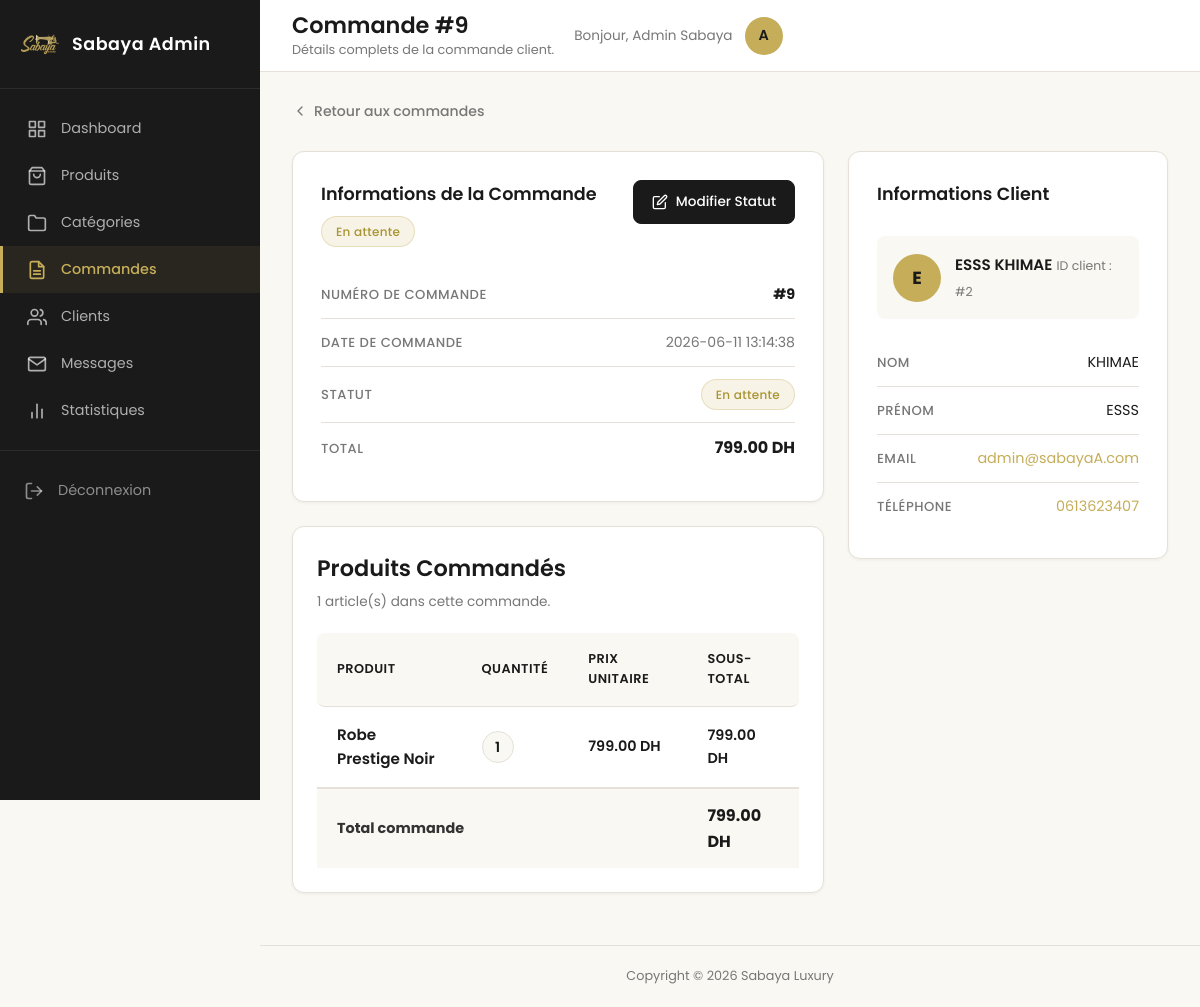
/sabaya/admin/orders/details.php?id=9 (signed in), run on the app's committed database.
### tables this page shows
CREATE TABLE `commande` (
  `id_commande` int(11) NOT NULL,
  `datecmd` datetime DEFAULT current_timestamp(),
  `statuscmd` varchar(50) DEFAULT 'En attente',
  `id_client` int(11) NOT NULL,
  `total` decimal(10,2) NOT NULL
);

CREATE TABLE `ligne_commande` (
  `id_ligne` int(11) NOT NULL,
  `qte` int(11) NOT NULL,
  `prix` decimal(10,2) NOT NULL,
  `id_commande` int(11) NOT NULL,
  `id_produit` int(11) NOT NULL
);

CREATE TABLE `produits` (
  `id_produit` int(11) NOT NULL,
  `nom` varchar(150) NOT NULL,
  `description` text NOT NULL,
  `prix` decimal(10,2) NOT NULL,
  `stock` int(11) NOT NULL,
  `image` varchar(255) DEFAULT NULL,
  `taille` varchar(50) DEFAULT NULL,
  `couleur` varchar(50) DEFAULT NULL,
  `id_categorie` int(11) NOT NULL
);

CREATE TABLE `client` (
  `id_client` int(11) NOT NULL,
  `nom` varchar(100) NOT NULL,
  `prenom` varchar(100) NOT NULL,
  `email` varchar(150) NOT NULL,
  `telephone` varchar(20) NOT NULL,
  `password` varchar(255) NOT NULL,
  `role` enum('admin','client') DEFAULT 'client'
);

### sabaya/models/Order.php (called while the page is built, shortened)
<?php
class Order
{
    private $pdo;
    public function __construct($pdo)
    {
        $this->pdo = $pdo;
    }
public function getOrderById($id_commande)
{
    $sql = "SELECT commande.*, client.nom, client.prenom, client.email, client.telephone
            FROM commande
            INNER JOIN client
            ON commande.id_client = client.id_client
            WHERE commande.id_commande = :id_commande";
    $stmt = $this->pdo->prepare($sql);
    $stmt->execute([
        ':id_commande' => $id_commande
    ]);
    return $stmt->fetch();
}
public function getOrderItems($id_commande)
{
    $sql = "SELECT ligne_commande.*, produits.nom AS produit_nom, produits.image
            FROM ligne_commande
            INNER JOIN produits
            ON ligne_commande.id_produit = produits.id_produit
            WHERE ligne_commande.id_commande = :id_commande";
    $stmt = $this->pdo->prepare($sql);
    $stmt->execute([
        ':id_commande' => $id_commande
    ]);
    return $stmt->fetchAll();
}
}

### sabaya/admin/orders/details.php (the view, shortened to what this page needs)
<?php
require_once '../../models/Order.php';
$db = new Database();
$pdo = $db->getConnection();
$orderModel = new Order($pdo);
$id_commande = (int) $_GET['id'];
$order = $orderModel->getOrderById($id_commande);
$items = $orderModel->getOrderItems($id_commande);
$statusClass = match($order['statuscmd']) {
    'En attente' => 'order-badge--pending',
    'Confirmée'  => 'order-badge--confirmed',
    'Expédiée'   => 'order-badge--shipped',
    'Livrée'     => 'order-badge--delivered',
    'Annulée'    => 'order-badge--cancelled',
    default      => 'order-badge--pending',
};
?>
<!DOCTYPE html>
<html lang="fr">
<head>
    <link rel="stylesheet" href="../../assets/css/admin.css">
</head>
<body class="admin-dashboard">
    <aside class="sidebar" id="sidebar" aria-label="Menu administration">
        <div class="sidebar-brand">
            <img src="../../assets/images/logo/logo.png" alt="Sabaya Luxury" class="sidebar-logo">
            <span class="sidebar-title">Sabaya Admin</span>
        </div>
        <nav aria-label="Navigation principale admin">
            <ul class="sidebar-nav">
                <li class="nav-item">
                    <a href="../dashboard.php">
                        <span>Dashboard</span>
                    </a>
                </li>
                <li class="nav-item">
                    <a href="../products/list.php">
                        <svg width="20" height="20" viewBox="0 0 24 24" fill="none" stroke="currentColor" stroke-width="2" stroke-linecap="round" stroke-linejoin="round" aria-hidden="true"><path d="M6 2L3 6v14a2 2 0 002 2h14a2 2 0 002-2V6l-3-4z"/><line x1="3" y1="6" x2="21" y2="6"/><path d="M16 10a4 4 0 01-8 0"/></svg>
                        <span>Produits</span>
                    </a>
                </li>
                <li class="nav-item">
                    <a href="../categories/list.php">
                        <svg width="20" height="20" viewBox="0 0 24 24" fill="none" stroke="currentColor" stroke-width="2" stroke-linecap="round" stroke-linejoin="round" aria-hidden="true"><path d="M22 19a2 2 0 01-2 2H4a2 2 0 01-2-2V5a2 2 0 012-2h5l2 3h9a2 2 0 012 2z"/></svg>
                        <span>Catégories</span>
                    </a>
                </li>
                <li class="nav-item active">
                    <a href="list.php" aria-current="page">
                        <span>Commandes</span>
                    </a>
                </li>
                <li class="nav-item">
                    <a href="../users/list.php">
                        <span>Clients</span>
                    </a>
                </li>
                <li class="nav-item">
                    <a href="../contact/list.php">
                        <svg width="20" height="20" viewBox="0 0 24 24" fill="none" stroke="currentColor" stroke-width="2" stroke-linecap="round" stroke-linejoin="round" aria-hidden="true"><path d="M4 4h16c1.1 0 2 .9 2 2v12c0 1.1-.9 2-2 2H4c-1.1 0-2-.9-2-2V6c0-1.1.9-2 2-2z"/><polyline points="22,6 12,13 2,6"/></svg>
                        <span>Messages</span>
                    </a>
                </li>
                <li class="nav-item">
                    <a href="../statistics/index.php">
                        <svg width="20" height="20" viewBox="0 0 24 24" fill="none" stroke="currentColor" stroke-width="2" stroke-linecap="round" stroke-linejoin="round" aria-hidden="true"><line x1="18" y1="20" x2="18" y2="10"/><line x1="12" y1="20" x2="12" y2="4"/><line x1="6" y1="20" x2="6" y2="14"/></svg>
                        <span>Statistiques</span>
                    </a>
                </li>
            </ul>
        </nav>
        <div class="sidebar-footer">
            <a href="../../auth/logout.php" class="logout-btn">
                <svg width="20" height="20" viewBox="0 0 24 24" fill="none" stroke="currentColor" stroke-width="2" stroke-linecap="round" stroke-linejoin="round" aria-hidden="true"><path d="M9 21H5a2 2 0 01-2-2V5a2 2 0 012-2h4"/><polyline points="16 17 21 12 16 7"/><line x1="21" y1="12" x2="9" y2="12"/></svg>
                <span>Déconnexion</span>
            </a>
        </div>
    </aside>
    <div class="admin-main-wrapper">
        <header class="admin-top-header">
            <div class="header-title-block">
                <h1>Commande #<?= htmlspecialchars($order['id_commande']) ?></h1>
                <p class="header-subtitle">Détails complets de la commande client.</p>
            </div>
            <div class="header-user">
                <span class="user-greeting">Bonjour, <?= htmlspecialchars(isset($_SESSION['user_name']) ? $_SESSION['user_name'] : 'Admin') ?></span>
                <a href="../../auth/profile.php" class="user-avatar" aria-label="Mon profil">
                    <?= strtoupper(substr(isset($_SESSION['user_name']) ? $_SESSION['user_name'] : 'A', 0, 1)) ?>
                </a>
            </div>
        </header>
        <main class="admin-content">
            <nav class="order-breadcrumb" aria-label="Fil d'Ariane">
                <a href="list.php" class="breadcrumb-back">
                    <svg width="16" height="16" viewBox="0 0 24 24" fill="none" stroke="currentColor" stroke-width="2" stroke-linecap="round" stroke-linejoin="round" aria-hidden="true"><polyline points="15 18 9 12 15 6"/></svg>
                    Retour aux commandes
                </a>
            </nav>
            <div class="order-details-grid">
                <div class="order-details-left">
                    <section class="order-info-card" aria-label="Informations de la commande">
                        <div class="order-info-card-header">
                            <div>
                                <h2>Informations de la Commande</h2>
                                <span class="order-badge <?= $statusClass ?>"><?= htmlspecialchars($order['statuscmd']) ?></span>
                            </div>
                            <a href="update-status.php?id=<?= htmlspecialchars($order['id_commande']) ?>" class="btn-add-product" style="font-size:0.85rem;padding:10px 18px;">
                                <svg width="16" height="16" viewBox="0 0 24 24" fill="none" stroke="currentColor" stroke-width="2" stroke-linecap="round" stroke-linejoin="round" aria-hidden="true"><path d="M11 4H4a2 2 0 0 0-2 2v14a2 2 0 0 0 2 2h14a2 2 0 0 0 2-2v-7"/><path d="M18.5 2.5a2.121 2.121 0 1 1 3 3L12 15l-4 1 1-4 9.5-9.5z"/></svg>
                                Modifier Statut
                            </a>
                        </div>
                        <dl class="order-info-dl">
                            <div class="order-info-row">
                                <dt>Numéro de commande</dt>
                                <dd><span class="order-id-cell">#<?= htmlspecialchars($order['id_commande']) ?></span></dd>
                            </div>
                            <div class="order-info-row">
                                <dt>Date de commande</dt>
                                <dd><span class="order-date-cell"><?= htmlspecialchars($order['datecmd']) ?></span></dd>
                            </div>
                            <div class="order-info-row">
                                <dt>Statut</dt>
                                <dd><span class="order-badge <?= $statusClass ?>"><?= htmlspecialchars($order['statuscmd']) ?></span></dd>
                            </div>
                            <div class="order-info-row">
                                <dt>Total</dt>
                                <dd><strong class="order-total-value"><?= number_format((float)$order['total'], 2, '.', ' ') ?> DH</strong></dd>
                            </div>
                        </dl>
                    </section>
                    <section class="products-table-wrapper" aria-label="Produits commandés">
                        <div class="content-header-bar" style="margin-bottom:20px;">
                            <div>
                                <h2>Produits Commandés</h2>
                                <p class="section-subtitle"><?= count($items) ?> article(s) dans cette commande.</p>
                            </div>
                        </div>
                        <?php if (!empty($items)): ?>
                            <div class="table-responsive">
                                <table class="products-table" id="orderItemsTable">
                                    <thead>
                                        <tr>
                                            <th scope="col">Produit</th>
                                            <th scope="col">Quantité</th>
                                            <th scope="col">Prix unitaire</th>
                                            <th scope="col">Sous-total</th>
                                        </tr>
                                    </thead>
                                    <tbody>
                                        <?php foreach ($items as $item): ?>
                                            <tr>
                                                <td data-label="Produit">
                                                    <div class="product-info-cell">
                                                        <span class="product-name-text"><?= htmlspecialchars($item['produit_nom']) ?></span>
                                                    </div>
                                                </td>
                                                <td data-label="Quantité">
                                                    <span class="order-qty-badge"><?= htmlspecialchars($item['qte']) ?></span>
                                                </td>
                                                <td data-label="Prix unitaire">
                                                    <span class="product-price-cell"><?= number_format((float)$item['prix'], 2, '.', ' ') ?> DH</span>
                                                </td>
                                                <td data-label="Sous-total">
                                                    <span class="product-price-cell"><?= number_format((float)($item['qte'] * $item['prix']), 2, '.', ' ') ?> DH</span>
                                                </td>
                                            </tr>
                                        <?php endforeach; ?>
                                    </tbody>
                                    <tfoot>
                                        <tr class="order-total-row">
                                            <td colspan="3" data-label=""><strong>Total commande</strong></td>
                                            <td data-label="Total"><strong class="order-total-value"><?= number_format((float)$order['total'], 2, '.', ' ') ?> DH</strong></td>
                                        </tr>
                                    </tfoot>
                                </table>
                            </div>
                        <?php else: ?>
                            <p class="empty-state">Aucun produit trouvé pour cette commande.</p>
                        <?php endif; ?>
                    </section>
                </div>
                <aside class="order-details-right" aria-label="Informations du client">
                    <section class="order-info-card">
                        <div class="order-info-card-header" style="margin-bottom:20px;">
                            <h2>Informations Client</h2>
                        </div>
                        <div class="customer-avatar-block">
                            <div class="customer-avatar">
                                <?= strtoupper(substr($order['prenom'] ?? 'C', 0, 1)) ?>
                            </div>
                            <div>
                                <strong class="product-name-text"><?= htmlspecialchars($order['prenom']) ?> <?= htmlspecialchars($order['nom']) ?></strong>
                                <span class="product-ref-text">ID client : #<?= htmlspecialchars($order['id_client']) ?></span>
                            </div>
                        </div>
                        <dl class="order-info-dl" style="margin-top:20px;">
                            <div class="order-info-row">
                                <dt>Nom</dt>
                                <dd><?= htmlspecialchars($order['nom']) ?></dd>
                            </div>
                            <div class="order-info-row">
                                <dt>Prénom</dt>
                                <dd><?= htmlspecialchars($order['prenom']) ?></dd>
                            </div>
                            <div class="order-info-row">
                                <dt>Email</dt>
                                <dd><a href="mailto:<?= htmlspecialchars($order['email']) ?>" style="word-break:break-all;"><?= htmlspecialchars($order['email']) ?></a></dd>
                            </div>
                            <?php if (!empty($order['telephone'])): ?>
                            <div class="order-info-row">
                                <dt>Téléphone</dt>
                                <dd><a href="tel:<?= htmlspecialchars($order['telephone']) ?>"><?= htmlspecialchars($order['telephone']) ?></a></dd>
                            </div>
                            <?php endif; ?>
                        </dl>
                    </section>
                </aside>
            </div>
        </main>
        <footer class="admin-footer">
            <p>Copyright &copy; 2026 Sabaya Luxury</p>
        </footer>
    </div>
</body>
</html>

### data on the page
commande: id_commande "9", statuscmd "En attente", datecmd "2026-06-11 13:14:38", total "799.00", id_client.prenom "E", id_client.prenom "ESSS", id_client.nom "KHIMAE", id_client "2", id_client.email "admin@sabayaA.com", id_client.telephone "0613623407"
ligne_commande: id_produit.nom "Robe Prestige Noir", qte "1", prix "799.00", $item['qte']*$item['prix'] "799.00"

### other printed values
isset($_SESSION['user_name']) ? $_SESSION['user_name'] : 'Admin' "Admin Sabaya"
count($items) "1"
